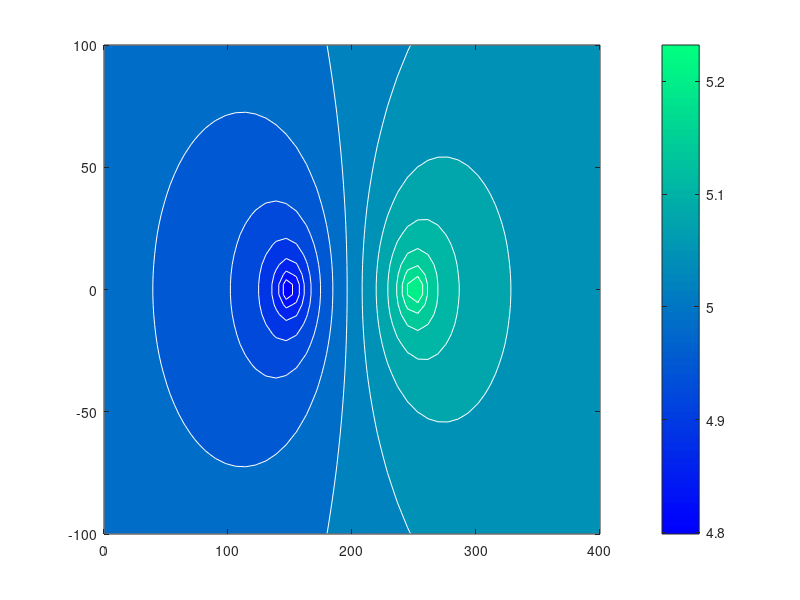

Here is the MATLAB script that generated this plot: (Note: this script raises an error after producing the figure.)
function cplxPot
% complex potential flow 
%    using MATLAB analytical solutions                   
%
%   $Ekkehard Holzbecher  $Date: 2006/05/31 $
%--------------------------------------------------------------------------
% Baseflow
H = 10;             % thickness [L]
h0 = 5;             % reference piezometric head [L] 
K = 5.e-5;          % hydraulic conductivity [L/T] 
Qx0 = 0;            % baseflow in x-direction [L^2/T]
Qy0 = 0;            % baseflow in y-direction [L^2/T]

% Wells
xwell = [150 250];          % x-coordinates well position [L]
ywell = [0 0];              % y-coordinates well position [L]
Qwell = 1.e-4*[1 -1];       % pumping / recharge rates [L^3/T]
R = [1 1];                  % well radius [L]

% Mesh
xmin = 0;           % minimum x-position of mesh [L]
xmax = 400;         % maximum x-position of mesh [L]
ymin = -100;        % minimum y-position of mesh [L]
ymax = 100;         % maximum y-position of mesh [L]

% Reference point position in mesh
iref = 1; jref = 1;

% Graphical output options
gsurfh = 0;         % piezometric head surface plot
gcontf = 16;        % no. filled contour lines (=0: none)
gquiv = 0;          % arrow field plot
gflowp_fit = 0;     % flowpaths forward in time
gflowp_bit = 0;     % no. flowpaths backward in time (=0: none)
gflowp_dot = 1;     % flowpaths with dots indicating speed
gstream = 10;       % streamfunction plot

%----------------------------------------execution-------------------------------
xvec = linspace(xmin,xmax,50);
yvec = linspace(ymin,ymax,50);
[x,y] = meshgrid (xvec,yvec);                      % mesh

phi = -Qx0*x - Qy0*y;
psi = -Qx0*y + Qy0*x;
for i = 1:size(xwell,2)
    r = sqrt((x-xwell(i)).*(x-xwell(i))+(y-ywell(i)).*(y-ywell(i)));  
    phi = phi + (Qwell(i)/(2*pi))*log(r);   % potential
    psi = psi + (Qwell(i)/(2*pi))*atan2((y-ywell(i)),(x-xwell(i)));
end                                        
if h0 > H
    phi0 = -phi(iref,jref) + K*H*h0 - 0.5*K*H*H; 
else
    phi0 = -phi(iref,jref) + 0.5*K*h0*h0;       % reference potential 
end                                              
hc = 0.5*H+(1/K/H)*(phi+phi0);                  % head confined
hu = sqrt ((2/K)*(phi+phi0));                   % head unconfined
phicrit = phi0 + 0.5*K*H*H;                     % transition confined / unconfined
confined = (phi>=phicrit);                      % confined / unconfined indicator
h = confined.*hc+~confined.*hu;                 % head

%---------------------------------------display messages-------------------
if all(all(confined))
    display ('aquifer confined');
else
    if all(all(~confined)) 
        display ('aquifer unconfined'); 
    else
        display ('aquifer partially confined and unconfined'); 
    end
end    
if any(any(h<0)) 
    display ('aquifer falls partially dry'); 
    h = max(0, h);
end
[u,v] = gradient (-phi);

%--------------------------------------graphical output--------------------
if gsurfh 
    figure; surf (x,y,h);                             % surface 
end 
figure;
if gcontf                                             % filled contours  
    colormap(winter); 
    contourf (x,y,h,linspace(5-max(max(h-5)),5+max(max(h-5)),gcontf),'w'); 
    colorbar; hold on;
end
if gquiv 
    quiver (x,y,u,v,'y'); hold on;                    % arrow field
end
if gflowp_fit                                         % flowpaths 
    xstart = []; ystart = [];
    for i = 1:100
        if v(1,i) > 0 xstart = [xstart xvec(i)];...
                ystart = [ystart yvec(1)]; end
        if v(100,i) < 0 xstart = [xstart xvec(i)];...
                ystart = [ystart yvec(100)]; end
        if u(i,1) > 0 xstart = [xstart xvec(1)];...
                ystart = [ystart yvec(i)]; end
        if u(i,100) < 0 xstart = [xstart xvec(100)];...
                ystart = [ystart yvec(i)]; end
    end
    h = streamline (x,y,u,v,xstart,ystart);
    set (h,'Color','r'); 
end
if gflowp_bit                                              
    xstart = x0 + R*cos(2*pi*[1:1:gflowp_bit]/gflowp_bit); 
    ystart = y0 + R*sin(2*pi*[1:1:gflowp_bit]/gflowp_bit);
    h = streamline (x,y,-u,-v,xstart,ystart);
    set (h,'Color','y') 
end
if gflowp_dot
    [verts averts] = streamslice(x,y,u,v,gflowp_dot);
    sc = 10/mean(mean(sqrt(u.*u+v.*v)));
    iverts = interpstreamspeed(x,y,u,v,verts,sc);  
    h = streamline(iverts);
    set (h,'Marker','.','Color','y','MarkerSize',18)
end
if gstream
    contour (x,y,psi,gstream,'k','LineWidth',1);  
end
